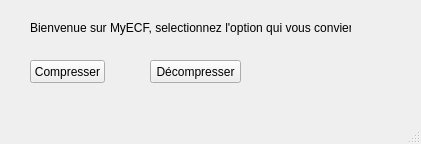
<?xml version="1.0" encoding="UTF-8"?>
<ui version="4.0">
 <class>EcfWindow</class>
 <widget class="QMainWindow" name="EcfWindow">
  <property name="geometry">
   <rect>
    <x>0</x>
    <y>0</y>
    <width>421</width>
    <height>144</height>
   </rect>
  </property>
  <property name="windowTitle">
   <string>MainWindow</string>
  </property>
  <widget class="QWidget" name="centralwidget">
   <widget class="QPushButton" name="compress">
    <property name="geometry">
     <rect>
      <x>30</x>
      <y>60</y>
      <width>75</width>
      <height>23</height>
     </rect>
    </property>
    <property name="text">
     <string>Compresser</string>
    </property>
   </widget>
   <widget class="QPushButton" name="uncompress">
    <property name="geometry">
     <rect>
      <x>150</x>
      <y>60</y>
      <width>91</width>
      <height>23</height>
     </rect>
    </property>
    <property name="text">
     <string>Décompresser</string>
    </property>
   </widget>
   <widget class="QLabel" name="label">
    <property name="geometry">
     <rect>
      <x>30</x>
      <y>20</y>
      <width>321</width>
      <height>16</height>
     </rect>
    </property>
    <property name="text">
     <string>Bienvenue sur MyECF, selectionnez l'option qui vous convient</string>
    </property>
   </widget>
  </widget>
  <widget class="QMenuBar" name="menubar">
   <property name="geometry">
    <rect>
     <x>0</x>
     <y>0</y>
     <width>421</width>
     <height>21</height>
    </rect>
   </property>
  </widget>
  <widget class="QStatusBar" name="statusbar"/>
 </widget>
 <resources/>
 <connections/>
</ui>
